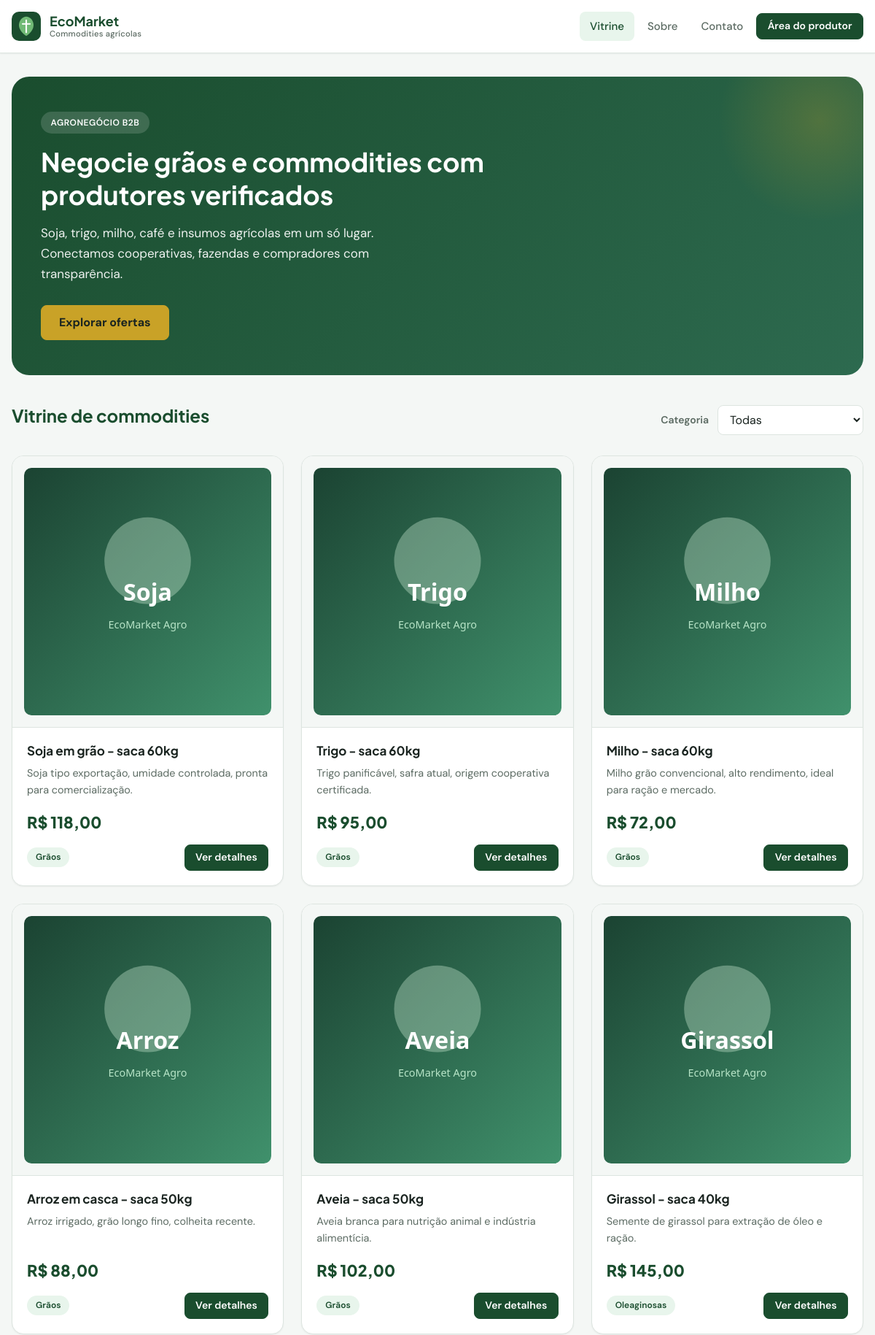
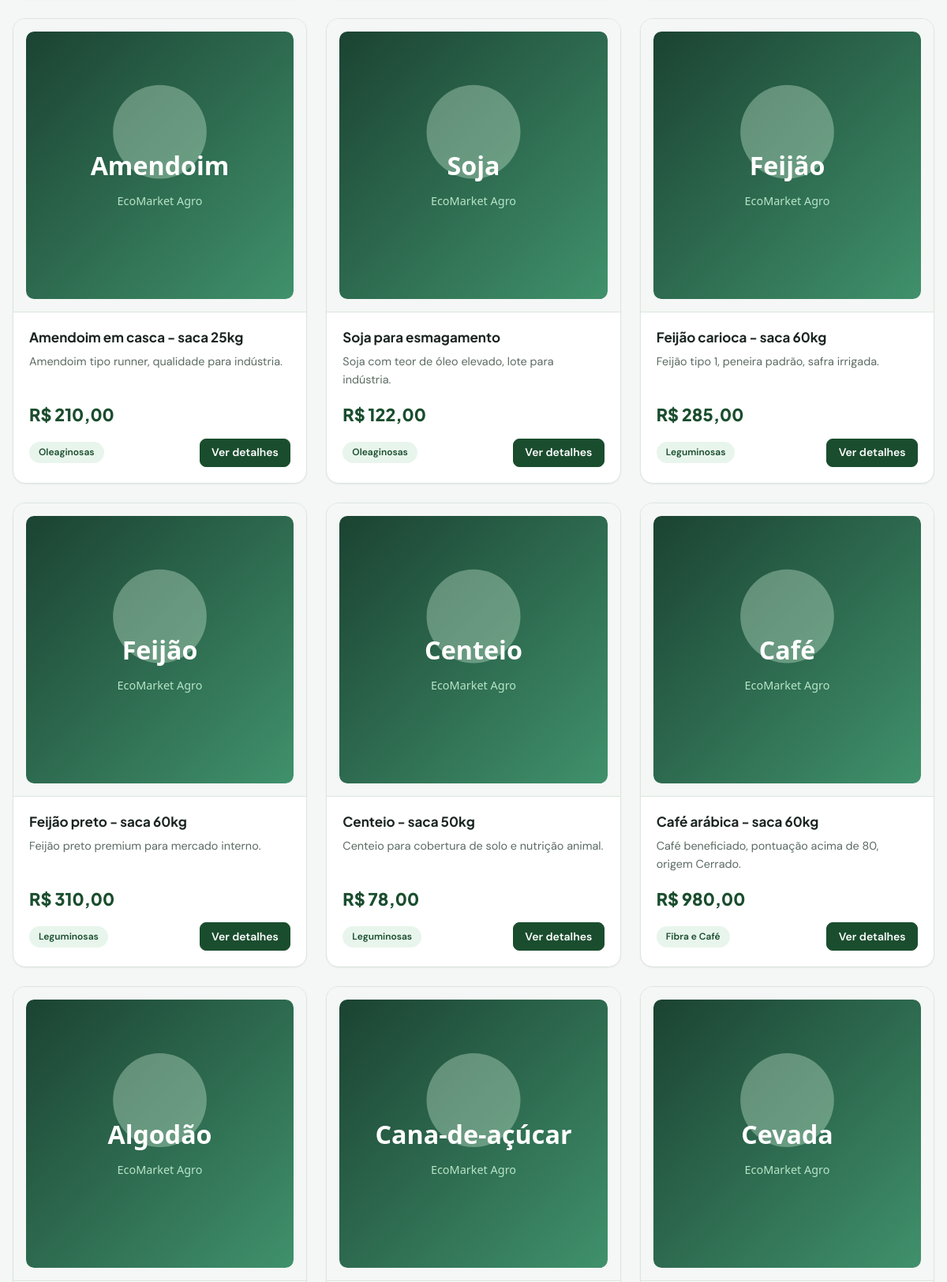
The page / (upper part) on the database its author committed (2 pictures, top to bottom).
### tables this page shows
CREATE TABLE IF NOT EXISTS tbproduto (
    id INT PRIMARY KEY AUTO_INCREMENT,
    nome VARCHAR(200) NOT NULL,
    descricao VARCHAR(200) NOT NULL,
    preco VARCHAR(10) NOT NULL,
    categoria INT NOT NULL,
    link_img VARCHAR(255),
    id_usuario INT NOT NULL,
    FOREIGN KEY (categoria) REFERENCES tbCategorias(id),
    FOREIGN KEY (id_usuario) REFERENCES tbusu(id)
);

CREATE TABLE IF NOT EXISTS tbCategorias (
    id INT PRIMARY KEY AUTO_INCREMENT,
    nome VARCHAR(100) NOT NULL
);

### classes/Produto.php (called while the page is built, shortened)
<?php
class Produto {
    public function __construct($id = null, $nome = null, $descricao = null, $preco = null, $categoria = null, $imagem = null) {
        if ($id !== null && $nome !== null && $descricao !== null && $preco !== null && $categoria !== null) {
            $this->nome = $nome;
            $this->descricao = $descricao;
            $this->preco = $preco;
            $this->categoria = $categoria;
            $this->imagem = $imagem;
        } else {
            $this->conn = $id;
        }
    }
    public static function buscarTodos() {
        $conn = DataBase::getConnection();
        $sql = 'SELECT p.id, p.nome, p.descricao, p.preco, c.nome as categoria, p.link_img as imagem
                FROM tbproduto p
                JOIN tbCategorias c ON p.categoria = c.id';
        $stmt = $conn->query($sql);
        $produtos = [];
        while ($row = $stmt->fetch()) {
            $produtos[] = new Produto(
                $row['id'],
                $row['nome'],
                $row['descricao'],
                $row['preco'],
                $row['categoria'],
                $row['imagem']
            );
        }
        return $produtos;
    }
}

### index.php (the view, shortened to what this page needs)
<?php
require_once 'classes/Produto.php';
$categoriaSelecionada = isset($_GET['categoria']) ? $_GET['categoria'] : '';
if ($categoriaSelecionada) {
    $produtos = Produto::buscarPorCategoria($categoriaSelecionada);
} else {
    $produtos = Produto::buscarTodos();
}
$navActive = 'home';
$extraStyles = ['styles/pages/index.css'];
require_once 'includes/head.php';
require_once 'includes/navbar.php';
?>
<main class="page-wrap">
    <div class="container">
        <section class="hero">
            <span class="hero__badge">Agronegócio B2B</span>
            <h1>Negocie grãos e commodities com produtores verificados</h1>
            <p>Soja, trigo, milho, café e insumos agrícolas em um só lugar. Conectamos cooperativas, fazendas e compradores com transparência.</p>
            <a href="#vitrine" class="btn btn--accent btn--lg">Explorar ofertas</a>
        </section>
        <div class="section-header" id="vitrine">
            <h2>Vitrine de commodities</h2>
            <form class="filter-bar" method="get">
                <label for="categoria">Categoria</label>
                <select name="categoria" id="categoria" class="form-control" onchange="this.form.submit()">
                    <option value="">Todas</option>
                </select>
            </form>
        </div>
        <?php if (empty($produtos)): ?>
            <div class="alert alert--error">Nenhum produto encontrado nesta categoria.</div>
        <?php else: ?>
            <div class="product-grid">
                <?php foreach ($produtos as $produto): ?>
                    <article class="card product-card">
                        <div class="product-card__media">
                            <img src="<?php echo htmlspecialchars($produto->imagem ?: 'uploads/placeholder.svg'); ?>"
                                 alt="<?php echo htmlspecialchars($produto->nome); ?>">
                        </div>
                        <div class="product-card__body">
                            <h3 class="product-card__title"><?php echo htmlspecialchars($produto->nome); ?></h3>
                            <p class="product-card__desc"><?php echo htmlspecialchars($produto->descricao); ?></p>
                            <div class="product-card__price">
                                R$ <?php echo number_format((float) str_replace(',', '.', $produto->preco), 2, ',', '.'); ?>
                            </div>
                            <div class="product-card__footer">
                                <span class="badge"><?php echo htmlspecialchars($produto->categoria); ?></span>
                                <button type="button" class="btn btn--primary btn--sm"
                                    onclick='abrirModalProduto(<?php echo json_encode($produto, JSON_HEX_TAG | JSON_HEX_APOS | JSON_HEX_QUOT | JSON_UNESCAPED_UNICODE); ?>)'>
                                    Ver detalhes
                                </button>
                            </div>
                        </div>
                    </article>
                <?php endforeach; ?>
            </div>
        <?php endif; ?>
    </div>
</main>

### includes/head.php (shortened to what this page needs)
<?php
$bodyClass = $bodyClass ?? '';
$extraStyles = $extraStyles ?? [];
?>
<!DOCTYPE html>
<html lang="pt-BR">
<head>
    <link rel="stylesheet" href="styles/theme.css">
<?php foreach ($extraStyles as $css): ?>
    <link rel="stylesheet" href="<?php echo htmlspecialchars($css); ?>">
<?php endforeach; ?>
</head>
<body class="<?php echo htmlspecialchars($bodyClass); ?>">

### includes/navbar.php (shortened to what this page needs)
<?php
$navActive = $navActive ?? '';
$isLoggedIn = isset($_SESSION['id']) && !empty($_SESSION['id']);
$userName = $_SESSION['nome'] ?? '';
?>
<header class="site-header">
    <div class="site-header__inner">
        <a href="index.php" class="brand">
            <img src="assets/logo.svg" alt="EcoMarket" class="brand__logo" width="40" height="40">
            <span class="brand__text">
                <strong>EcoMarket</strong>
                <small>Commodities agrícolas</small>
            </span>
        </a>
        <nav class="site-nav" aria-label="Principal">
            <a href="index.php" class="site-nav__link<?php echo $navActive === 'home' ? ' is-active' : ''; ?>">Vitrine</a>
            <a href="sobre.php" class="site-nav__link<?php echo $navActive === 'sobre' ? ' is-active' : ''; ?>">Sobre</a>
            <a href="contato.php" class="site-nav__link<?php echo $navActive === 'contato' ? ' is-active' : ''; ?>">Contato</a>
            <?php if ($isLoggedIn): ?>
                <a href="dashboard.php" class="site-nav__link<?php echo $navActive === 'dashboard' ? ' is-active' : ''; ?>">Painel</a>
                <span class="site-nav__user"><?php echo htmlspecialchars($userName); ?></span>
                <a href="logout.php" class="btn btn--ghost btn--sm">Sair</a>
            <?php else: ?>
                <a href="login.php" class="btn btn--primary btn--sm<?php echo $navActive === 'login' ? ' is-active' : ''; ?>">Área do produtor</a>
            <?php endif; ?>
        </nav>
    </div>
</header>

### styles/theme.css (style rules this page uses)
:root { --color-primary: #1a4d2e; --color-primary-hover: #143d24; --color-secondary: #4f9d69; --color-accent: #c9a227; --color-accent-soft: #f5ecd3; --color-bg: #f4f7f5; --color-surface: #ffffff; --color-surface-elevated: #ffffff; --color-border: #dde5e0; --color-border-strong: #b8c9be; --color-text: #1a2420; --color-text-muted: #5c6b63; --color-text-inverse: #ffffff; --color-success: #2e7d4a; --color-success-bg: #e8f5ec; --color-error: #b42318; --color-error-bg: #fef3f2; --color-warning: #92680a; --font-sans: 'DM Sans', system-ui, -apple-system, sans-serif; --font-display: 'Plus Jakarta Sans', var(--font-sans); --radius-sm: 8px; --radius-md: 12px; --radius-lg: 16px; --radius-xl: 24px; --shadow-sm: 0 1px 2px rgba(26, 36, 32, 0.06); --shadow-md: 0 4px 16px rgba(26, 77, 46, 0.08); --shadow-lg: 0 12px 40px rgba(26, 77, 46, 0.12); --header-h: 72px; --container: 1200px; --transition: 0.2s ease; }
*, *::before, *::after { box-sizing: border-box; }
html { scroll-behavior: smooth; }
body { margin: 0; font-family: var(--font-sans); font-size: 1rem; line-height: 1.6; color: var(--color-text); background: var(--color-bg); -webkit-font-smoothing: antialiased; }
img { max-width: 100%; height: auto; display: block; }
a { color: var(--color-primary); text-decoration: none; transition: color var(--transition); }
h1, h2, h3, h4 { font-family: var(--font-display); line-height: 1.25; margin: 0 0 0.5em; color: var(--color-text); }
.page-wrap { min-height: calc(100vh - var(--header-h)); }
.container { width: min(100% - 2rem, var(--container)); margin-inline: auto; padding-block: 2rem; }
.site-header { position: sticky; top: 0; z-index: 200; background: rgba(255, 255, 255, 0.92); backdrop-filter: blur(12px); border-bottom: 1px solid var(--color-border); box-shadow: var(--shadow-sm); }
.site-header__inner { width: min(100% - 2rem, var(--container)); margin-inline: auto; height: var(--header-h); display: flex; align-items: center; justify-content: space-between; gap: 1rem; }
.brand { display: flex; align-items: center; gap: 0.75rem; text-decoration: none; color: inherit; }
.brand__text { display: flex; flex-direction: column; line-height: 1.2; }
.brand__text strong { font-family: var(--font-display); font-size: 1.125rem; color: var(--color-primary); }
.brand__text small { font-size: 0.7rem; color: var(--color-text-muted); font-weight: 500; letter-spacing: 0.02em; }
.site-nav { display: flex; align-items: center; gap: 0.25rem; }
.site-nav__link { padding: 0.5rem 0.875rem; font-size: 0.9375rem; font-weight: 500; color: var(--color-text-muted); border-radius: var(--radius-sm); border: none; background: none; cursor: pointer; font-family: inherit; transition: background var(--transition), color var(--transition); }
.site-nav__link:hover, .site-nav__link.is-active { color: var(--color-primary); background: var(--color-success-bg); }
.btn { display: inline-flex; align-items: center; justify-content: center; gap: 0.5rem; padding: 0.625rem 1.25rem; font-family: var(--font-sans); font-size: 0.9375rem; font-weight: 600; line-height: 1.4; border-radius: var(--radius-sm); border: 1px solid transparent; cursor: pointer; transition: all var(--transition); text-decoration: none; }
.btn--primary { background: var(--color-primary); color: var(--color-text-inverse); border-color: var(--color-primary); }
.btn--sm { padding: 0.45rem 0.9rem; font-size: 0.875rem; }
.btn--lg { padding: 0.75rem 1.5rem; font-size: 1rem; }
.form-control, input[type="text"], input[type="email"], input[type="password"], input[type="tel"], input[type="file"], select, textarea { width: 100%; padding: 0.75rem 1rem; font-family: inherit; font-size: 1rem; color: var(--color-text); background: var(--color-surface); border: 1px solid var(--color-border); border-radius: var(--radius-sm); transition: border-color var(--transition), box-shadow var(--transition); }
.card { background: var(--color-surface); border: 1px solid var(--color-border); border-radius: var(--radius-lg); box-shadow: var(--shadow-sm); transition: box-shadow var(--transition), transform var(--transition); }
.badge { display: inline-block; padding: 0.25rem 0.75rem; font-size: 0.75rem; font-weight: 600; border-radius: 999px; background: var(--color-success-bg); color: var(--color-primary); }

### rows shown on the page
tbproduto: link_img (picture), nome "Soja em grão - saca 60kg", descricao "Soja tipo exportação, umidade controlada, pronta para comercialização.", preco "118,00", categoria.nome "Grãos"
tbproduto: link_img (picture), nome "Trigo - saca 60kg", descricao "Trigo panificável, safra atual, origem cooperativa certificada.", preco "95,00", categoria.nome "Grãos"
tbproduto: link_img (picture), nome "Milho - saca 60kg", descricao "Milho grão convencional, alto rendimento, ideal para ração e mercado.", preco "72,00", categoria.nome "Grãos"
tbproduto: link_img (picture), nome "Arroz em casca - saca 50kg", descricao "Arroz irrigado, grão longo fino, colheita recente.", preco "88,00", categoria.nome "Grãos"
tbproduto: link_img (picture), nome "Aveia - saca 50kg", descricao "Aveia branca para nutrição animal e indústria alimentícia.", preco "102,00", categoria.nome "Grãos"
tbproduto: link_img (picture), nome "Girassol - saca 40kg", descricao "Semente de girassol para extração de óleo e ração.", preco "145,00", categoria.nome "Oleaginosas"
tbproduto: link_img (picture), nome "Amendoim em casca - saca 25kg", descricao "Amendoim tipo runner, qualidade para indústria.", preco "210,00", categoria.nome "Oleaginosas"
tbproduto: link_img (picture), nome "Soja para esmagamento", descricao "Soja com teor de óleo elevado, lote para indústria.", preco "122,00", categoria.nome "Oleaginosas"
tbproduto: link_img (picture), nome "Feijão carioca - saca 60kg", descricao "Feijão tipo 1, peneira padrão, safra irrigada.", preco "285,00", categoria.nome "Leguminosas"
tbproduto: link_img (picture), nome "Feijão preto - saca 60kg", descricao "Feijão preto premium para mercado interno.", preco "310,00", categoria.nome "Leguminosas"
tbproduto: link_img (picture), nome "Centeio - saca 50kg", descricao "Centeio para cobertura de solo e nutrição animal.", preco "78,00", categoria.nome "Leguminosas"
tbproduto: link_img (picture), nome "Café arábica - saca 60kg", descricao "Café beneficiado, pontuação acima de 80, origem Cerrado.", preco "980,00", categoria.nome "Fibra e Café"
tbproduto: link_img (picture)
tbproduto: link_img (picture)
tbproduto: link_img (picture)
